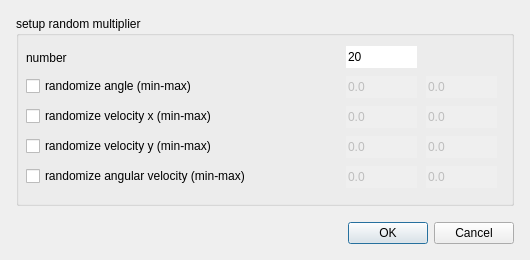
<?xml version="1.0" encoding="UTF-8"?>
<ui version="4.0">
 <class>RandomMultiplierDialog</class>
 <widget class="QDialog" name="RandomMultiplierDialog">
  <property name="geometry">
   <rect>
    <x>0</x>
    <y>0</y>
    <width>530</width>
    <height>260</height>
   </rect>
  </property>
  <property name="minimumSize">
   <size>
    <width>530</width>
    <height>260</height>
   </size>
  </property>
  <property name="windowTitle">
   <string>random multiplier</string>
  </property>
  <layout class="QGridLayout" name="gridLayout">
   <property name="leftMargin">
    <number>16</number>
   </property>
   <property name="topMargin">
    <number>16</number>
   </property>
   <property name="rightMargin">
    <number>16</number>
   </property>
   <property name="bottomMargin">
    <number>16</number>
   </property>
   <property name="spacing">
    <number>16</number>
   </property>
   <item row="0" column="0">
    <widget class="QGroupBox" name="groupBox">
     <property name="title">
      <string>setup random multiplier</string>
     </property>
     <widget class="QLabel" name="label">
      <property name="geometry">
       <rect>
        <x>10</x>
        <y>34</y>
        <width>201</width>
        <height>16</height>
       </rect>
      </property>
      <property name="text">
       <string>number</string>
      </property>
     </widget>
     <widget class="QLineEdit" name="numberEdit">
      <property name="geometry">
       <rect>
        <x>330</x>
        <y>30</y>
        <width>71</width>
        <height>22</height>
       </rect>
      </property>
      <property name="text">
       <string>20</string>
      </property>
      <property name="frame">
       <bool>false</bool>
      </property>
     </widget>
     <widget class="QLineEdit" name="minAngVelEdit">
      <property name="enabled">
       <bool>false</bool>
      </property>
      <property name="geometry">
       <rect>
        <x>330</x>
        <y>150</y>
        <width>71</width>
        <height>22</height>
       </rect>
      </property>
      <property name="text">
       <string>0.0</string>
      </property>
      <property name="frame">
       <bool>false</bool>
      </property>
     </widget>
     <widget class="QLineEdit" name="maxAngVelEdit">
      <property name="enabled">
       <bool>false</bool>
      </property>
      <property name="geometry">
       <rect>
        <x>410</x>
        <y>150</y>
        <width>71</width>
        <height>22</height>
       </rect>
      </property>
      <property name="text">
       <string>0.0</string>
      </property>
      <property name="frame">
       <bool>false</bool>
      </property>
     </widget>
     <widget class="QLineEdit" name="maxVelXEdit">
      <property name="enabled">
       <bool>false</bool>
      </property>
      <property name="geometry">
       <rect>
        <x>410</x>
        <y>90</y>
        <width>71</width>
        <height>22</height>
       </rect>
      </property>
      <property name="text">
       <string>0.0</string>
      </property>
      <property name="frame">
       <bool>false</bool>
      </property>
     </widget>
     <widget class="QLineEdit" name="minVelXEdit">
      <property name="enabled">
       <bool>false</bool>
      </property>
      <property name="geometry">
       <rect>
        <x>330</x>
        <y>90</y>
        <width>71</width>
        <height>22</height>
       </rect>
      </property>
      <property name="text">
       <string>0.0</string>
      </property>
      <property name="frame">
       <bool>false</bool>
      </property>
     </widget>
     <widget class="QLineEdit" name="minVelYEdit">
      <property name="enabled">
       <bool>false</bool>
      </property>
      <property name="geometry">
       <rect>
        <x>330</x>
        <y>120</y>
        <width>71</width>
        <height>22</height>
       </rect>
      </property>
      <property name="text">
       <string>0.0</string>
      </property>
      <property name="frame">
       <bool>false</bool>
      </property>
     </widget>
     <widget class="QLineEdit" name="maxVelYEdit">
      <property name="enabled">
       <bool>false</bool>
      </property>
      <property name="geometry">
       <rect>
        <x>410</x>
        <y>120</y>
        <width>71</width>
        <height>22</height>
       </rect>
      </property>
      <property name="text">
       <string>0.0</string>
      </property>
      <property name="frame">
       <bool>false</bool>
      </property>
     </widget>
     <widget class="QCheckBox" name="randomizeVelXcheckBox">
      <property name="geometry">
       <rect>
        <x>10</x>
        <y>90</y>
        <width>301</width>
        <height>20</height>
       </rect>
      </property>
      <property name="text">
       <string>randomize velocity x (min-max)</string>
      </property>
     </widget>
     <widget class="QCheckBox" name="randomizeVelYcheckBox">
      <property name="geometry">
       <rect>
        <x>10</x>
        <y>120</y>
        <width>291</width>
        <height>20</height>
       </rect>
      </property>
      <property name="text">
       <string>randomize velocity y (min-max)</string>
      </property>
     </widget>
     <widget class="QCheckBox" name="randomizeAngVelcheckBox">
      <property name="geometry">
       <rect>
        <x>10</x>
        <y>150</y>
        <width>301</width>
        <height>20</height>
       </rect>
      </property>
      <property name="text">
       <string>randomize angular velocity (min-max)</string>
      </property>
     </widget>
     <widget class="QCheckBox" name="randomizeAngleCheckBox">
      <property name="geometry">
       <rect>
        <x>10</x>
        <y>60</y>
        <width>301</width>
        <height>20</height>
       </rect>
      </property>
      <property name="text">
       <string>randomize angle (min-max)</string>
      </property>
     </widget>
     <widget class="QLineEdit" name="minAngleEdit">
      <property name="enabled">
       <bool>false</bool>
      </property>
      <property name="geometry">
       <rect>
        <x>330</x>
        <y>60</y>
        <width>71</width>
        <height>22</height>
       </rect>
      </property>
      <property name="text">
       <string>0.0</string>
      </property>
      <property name="frame">
       <bool>false</bool>
      </property>
     </widget>
     <widget class="QLineEdit" name="maxAngleEdit">
      <property name="enabled">
       <bool>false</bool>
      </property>
      <property name="geometry">
       <rect>
        <x>410</x>
        <y>60</y>
        <width>71</width>
        <height>22</height>
       </rect>
      </property>
      <property name="text">
       <string>0.0</string>
      </property>
      <property name="frame">
       <bool>false</bool>
      </property>
     </widget>
    </widget>
   </item>
   <item row="1" column="0">
    <widget class="QDialogButtonBox" name="buttonBox">
     <property name="orientation">
      <enum>Qt::Horizontal</enum>
     </property>
     <property name="standardButtons">
      <set>QDialogButtonBox::Cancel|QDialogButtonBox::Ok</set>
     </property>
    </widget>
   </item>
  </layout>
 </widget>
 <resources/>
 <connections>
  <connection>
   <sender>buttonBox</sender>
   <signal>accepted()</signal>
   <receiver>RandomMultiplierDialog</receiver>
   <slot>accept()</slot>
   <hints>
    <hint type="sourcelabel">
     <x>264</x>
     <y>244</y>
    </hint>
    <hint type="destinationlabel">
     <x>157</x>
     <y>260</y>
    </hint>
   </hints>
  </connection>
  <connection>
   <sender>buttonBox</sender>
   <signal>rejected()</signal>
   <receiver>RandomMultiplierDialog</receiver>
   <slot>reject()</slot>
   <hints>
    <hint type="sourcelabel">
     <x>332</x>
     <y>244</y>
    </hint>
    <hint type="destinationlabel">
     <x>286</x>
     <y>260</y>
    </hint>
   </hints>
  </connection>
  <connection>
   <sender>randomizeVelXcheckBox</sender>
   <signal>toggled(bool)</signal>
   <receiver>minVelXEdit</receiver>
   <slot>setEnabled(bool)</slot>
   <hints>
    <hint type="sourcelabel">
     <x>214</x>
     <y>125</y>
    </hint>
    <hint type="destinationlabel">
     <x>377</x>
     <y>119</y>
    </hint>
   </hints>
  </connection>
  <connection>
   <sender>randomizeVelXcheckBox</sender>
   <signal>toggled(bool)</signal>
   <receiver>maxVelXEdit</receiver>
   <slot>setEnabled(bool)</slot>
   <hints>
    <hint type="sourcelabel">
     <x>114</x>
     <y>113</y>
    </hint>
    <hint type="destinationlabel">
     <x>453</x>
     <y>118</y>
    </hint>
   </hints>
  </connection>
  <connection>
   <sender>randomizeVelYcheckBox</sender>
   <signal>toggled(bool)</signal>
   <receiver>minVelYEdit</receiver>
   <slot>setEnabled(bool)</slot>
   <hints>
    <hint type="sourcelabel">
     <x>169</x>
     <y>148</y>
    </hint>
    <hint type="destinationlabel">
     <x>375</x>
     <y>147</y>
    </hint>
   </hints>
  </connection>
  <connection>
   <sender>randomizeVelYcheckBox</sender>
   <signal>toggled(bool)</signal>
   <receiver>maxVelYEdit</receiver>
   <slot>setEnabled(bool)</slot>
   <hints>
    <hint type="sourcelabel">
     <x>227</x>
     <y>145</y>
    </hint>
    <hint type="destinationlabel">
     <x>465</x>
     <y>148</y>
    </hint>
   </hints>
  </connection>
  <connection>
   <sender>randomizeAngVelcheckBox</sender>
   <signal>toggled(bool)</signal>
   <receiver>minAngVelEdit</receiver>
   <slot>setEnabled(bool)</slot>
   <hints>
    <hint type="sourcelabel">
     <x>237</x>
     <y>180</y>
    </hint>
    <hint type="destinationlabel">
     <x>363</x>
     <y>174</y>
    </hint>
   </hints>
  </connection>
  <connection>
   <sender>randomizeAngVelcheckBox</sender>
   <signal>toggled(bool)</signal>
   <receiver>maxAngVelEdit</receiver>
   <slot>setEnabled(bool)</slot>
   <hints>
    <hint type="sourcelabel">
     <x>204</x>
     <y>176</y>
    </hint>
    <hint type="destinationlabel">
     <x>467</x>
     <y>177</y>
    </hint>
   </hints>
  </connection>
  <connection>
   <sender>randomizeAngleCheckBox</sender>
   <signal>toggled(bool)</signal>
   <receiver>minAngleEdit</receiver>
   <slot>setEnabled(bool)</slot>
   <hints>
    <hint type="sourcelabel">
     <x>97</x>
     <y>85</y>
    </hint>
    <hint type="destinationlabel">
     <x>365</x>
     <y>87</y>
    </hint>
   </hints>
  </connection>
  <connection>
   <sender>randomizeAngleCheckBox</sender>
   <signal>toggled(bool)</signal>
   <receiver>maxAngleEdit</receiver>
   <slot>setEnabled(bool)</slot>
   <hints>
    <hint type="sourcelabel">
     <x>184</x>
     <y>87</y>
    </hint>
    <hint type="destinationlabel">
     <x>453</x>
     <y>87</y>
    </hint>
   </hints>
  </connection>
 </connections>
</ui>
